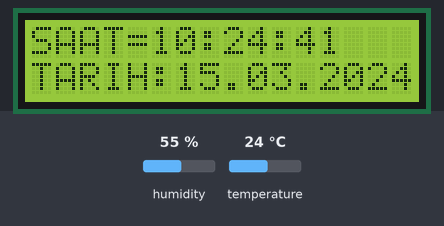
A sketch run on a simulated Arduino Uno, built with avr-gcc and run on an emulated ATmega328P. Shown: 16×2 character LCD. The test bench sets the inputs (shaded band); at power-on: humidity 55 %, temperature 24 °C. The local clock reads 2024-03-15 10:24:30 at power-on unless the sketch sets it.

Above: at 15.2 s.
15.3 s: humidity set to 22 %
At 29.2 s:
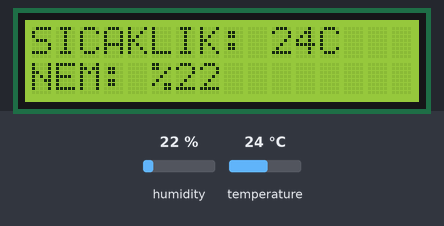
29.3 s: temperature set to 12 °C
At 41.4 s:
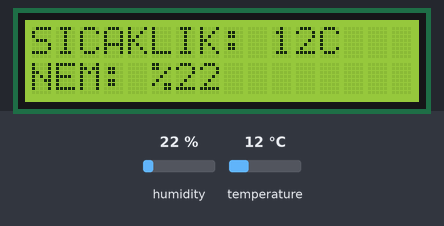
43.3 s: humidity set to 40 %
At 52.6 s:
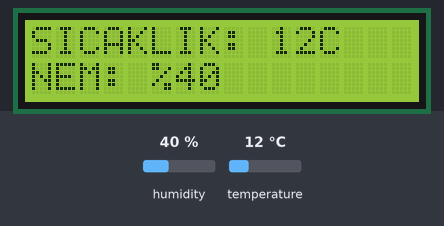
54.7 s: temperature set to 19 °C
At 62.7 s:
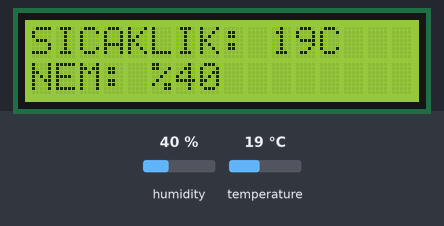
Timing chart, 0 to 64.2 s (numbered marks = the images above; inputs shaded):
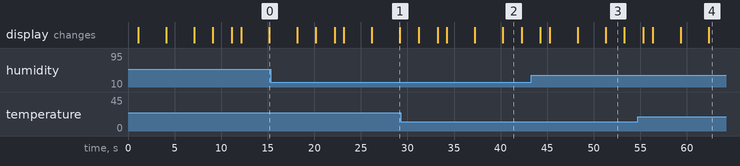

Measured:
- what the display in image 2 shows lasts 2.0 s, from 40.2 s to 42.2 s

The sketch:

Temp_Humi_Time.ino
```cpp
#include <DHT.h>                //nem sıcaklık
#include <LiquidCrystal.h>      //LCD kütüphane
#include <DS3231.h>            //RTC kütüphane
#include <Wire.h>              //wire kütüphane

#define DHTPIN 6
#define DHTTYPE DHT11
DHT dht(DHTPIN,DHTTYPE);

DS3231   rtc(SDA,SCL);
int rs = 12, en = 11, d4 = 5, d5 = 4, d6 = 3, d7 = 2;   //LCD'nin pin değişkenleri
LiquidCrystal lcd(rs, en, d4, d5, d6, d7);              //LCD'nin pin bağlantıları

void setup() {
 Serial.begin(115200);
 Wire.begin();
  lcd.begin(16, 2);     //LCD ekranı en-boy oranı
  rtc.begin();
  dht.begin();
}
void loop() {
  int temp = dht.readTemperature();
  int hum = dht.readHumidity();

  lcd.clear();                                //Başlamadan önce ekranı temizle
  lcd.setCursor(0,0);                        //Ekranın ilk satır ilk sütunundan yaz
  lcd.print("SAAT=");
  lcd.print(rtc.getTimeStr());
  delay(1000);

  lcd.setCursor(0,1);
  lcd.print("DAY=");
  lcd.print(rtc.getDOWStr());
  delay(3000);

  lcd.setCursor(0, 1);
  lcd.print("TARIH:");
  lcd.print(rtc.getDateStr());
  delay(3000);

  lcd.clear();
  lcd.setCursor(0,0);
  lcd.print("SICAKLIK: ");
  lcd.print(temp);
  lcd.print("C");
  lcd.setCursor(0,1);
  lcd.print("NEM: %");
  lcd.print(hum);

  delay(2000);
  lcd.clear();
  lcd.setCursor(0,0);
  lcd.print("BALIBEY AILESI");
  delay(2000);
}
```
